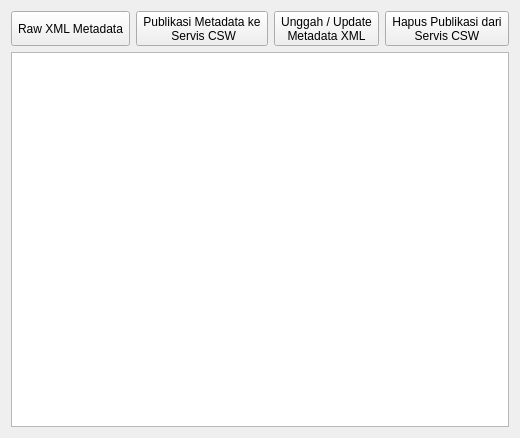
<?xml version="1.0" encoding="UTF-8"?>
<ui version="4.0">
 <class>metadata_tab</class>
 <widget class="QDialog" name="metadata_tab">
  <property name="geometry">
   <rect>
    <x>0</x>
    <y>0</y>
    <width>461</width>
    <height>438</height>
   </rect>
  </property>
  <property name="windowTitle">
   <string>metadata_tab</string>
  </property>
  <layout class="QVBoxLayout" name="verticalLayout">
   <item>
    <layout class="QHBoxLayout" name="horizontalLayout_6">
     <item>
      <widget class="QToolButton" name="btn_raw_meta">
       <property name="sizePolicy">
        <sizepolicy hsizetype="Preferred" vsizetype="Preferred">
         <horstretch>0</horstretch>
         <verstretch>0</verstretch>
        </sizepolicy>
       </property>
       <property name="cursor">
        <cursorShape>PointingHandCursor</cursorShape>
       </property>
       <property name="toolTip">
        <string>Mulai</string>
       </property>
       <property name="statusTip">
        <string/>
       </property>
       <property name="styleSheet">
        <string notr="true"/>
       </property>
       <property name="text">
        <string>Raw XML Metadata</string>
       </property>
       <property name="icon">
        <iconset>
         <normaloff>../img/customer service-1.1s-200px (1).png</normaloff>../img/customer service-1.1s-200px (1).png</iconset>
       </property>
       <property name="iconSize">
        <size>
         <width>35</width>
         <height>35</height>
        </size>
       </property>
       <property name="toolButtonStyle">
        <enum>Qt::ToolButtonTextUnderIcon</enum>
       </property>
      </widget>
     </item>
     <item>
      <widget class="QToolButton" name="btn_publish_csw">
       <property name="sizePolicy">
        <sizepolicy hsizetype="Preferred" vsizetype="Preferred">
         <horstretch>0</horstretch>
         <verstretch>0</verstretch>
        </sizepolicy>
       </property>
       <property name="cursor">
        <cursorShape>PointingHandCursor</cursorShape>
       </property>
       <property name="text">
        <string>Publikasi Metadata ke 
 Servis CSW</string>
       </property>
       <property name="icon">
        <iconset>
         <normaloff>../img/upload-1.1s-200px.png</normaloff>../img/upload-1.1s-200px.png</iconset>
       </property>
       <property name="iconSize">
        <size>
         <width>35</width>
         <height>35</height>
        </size>
       </property>
       <property name="toolButtonStyle">
        <enum>Qt::ToolButtonTextUnderIcon</enum>
       </property>
      </widget>
     </item>
     <item>
      <widget class="QToolButton" name="btn_update_meta">
       <property name="sizePolicy">
        <sizepolicy hsizetype="Preferred" vsizetype="Preferred">
         <horstretch>0</horstretch>
         <verstretch>0</verstretch>
        </sizepolicy>
       </property>
       <property name="cursor">
        <cursorShape>PointingHandCursor</cursorShape>
       </property>
       <property name="text">
        <string>Unggah / Update 
Metadata XML</string>
       </property>
       <property name="icon">
        <iconset>
         <normaloff>../img/text-1.1s-200px.png</normaloff>../img/text-1.1s-200px.png</iconset>
       </property>
       <property name="iconSize">
        <size>
         <width>35</width>
         <height>35</height>
        </size>
       </property>
       <property name="toolButtonStyle">
        <enum>Qt::ToolButtonTextUnderIcon</enum>
       </property>
      </widget>
     </item>
     <item>
      <widget class="QToolButton" name="btn_hapus_meta">
       <property name="sizePolicy">
        <sizepolicy hsizetype="Preferred" vsizetype="Preferred">
         <horstretch>0</horstretch>
         <verstretch>0</verstretch>
        </sizepolicy>
       </property>
       <property name="cursor">
        <cursorShape>PointingHandCursor</cursorShape>
       </property>
       <property name="text">
        <string>Hapus Publikasi dari 
Servis CSW</string>
       </property>
       <property name="icon">
        <iconset>
         <normaloff>../img/fail-1.1s-200px.png</normaloff>../img/fail-1.1s-200px.png</iconset>
       </property>
       <property name="iconSize">
        <size>
         <width>35</width>
         <height>35</height>
        </size>
       </property>
       <property name="toolButtonStyle">
        <enum>Qt::ToolButtonTextUnderIcon</enum>
       </property>
      </widget>
     </item>
    </layout>
   </item>
   <item>
    <widget class="QTableWidget" name="table_metadata">
     <property name="enabled">
      <bool>true</bool>
     </property>
     <property name="sizePolicy">
      <sizepolicy hsizetype="Preferred" vsizetype="Expanding">
       <horstretch>0</horstretch>
       <verstretch>0</verstretch>
      </sizepolicy>
     </property>
    </widget>
   </item>
  </layout>
 </widget>
 <resources/>
 <connections/>
</ui>
